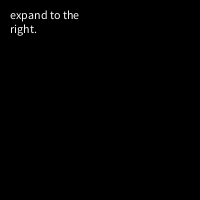
Frame 1 (no input)
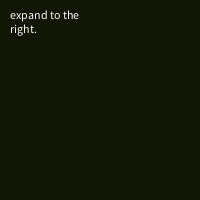
Frame 60 (the mouse pressed at the canvas centre just before this capture)
Frame 120 (the mouse held since frame 60 and released just before this capture): identical to frame 60, image omitted

The Processing sketch that drew these frames (run headless with seeded random() and noise(); from frame 60 on, the mouse is pressed at the canvas centre):

// Processing sketch: exercise05
// ── exercise05.pde
float r = 0;
float b = 0;
float g = 0;

void setup() {
  size(200, 200);
  surface.setResizable(true);
}

void draw() {
  background(r, g, b);

  r = map(width, 100, displayWidth, 0, 255);
  g = map(height, 100, displayHeight, 0, 255);
  b = map(width*height, 10000, displayWidth*displayHeight, 0, 255);


  if (width < displayWidth/2) {
    String s = "expand to the right.";
    fill(250);
    text(s, 10, 10, 70, 80);  // Text wraps within text box
  }

  //this block worked before now it doesn't, didn't change anything
  if (width == displayWidth) { 
    String t = "expand down to see a nice shade of red.";
    fill(250, 250);
    text(t, 1200, 10, 1200, 80);// Text wraps within text box
  }


   if (height == displayHeight/2) {
      String w = "xdxdxd";
      fill(50);
      text(w, 100, 10, 70, 80);
    }
   


      //} else {
      //  r = 0;
   // }

    //if (mouseX > width/2) {
    //  r = r + 1;
    //} else {
    //  r = r - 1;
    //}

    //if (mouseY > height/2) {
    //  b = b + 1;
    //} else {
    //  b = b - 1;
    //}

    //if (mousePressed) {
    //  g = g + 1;
    //} else {
    //  g = g - 1;
    //}

    r = constrain(r, 0, 255);
    g = constrain(g, 0, 255);
    b = constrain(b, 0, 255);
  }

  void mouseClicked() {
    surface.setSize(1000, 20);
  }
